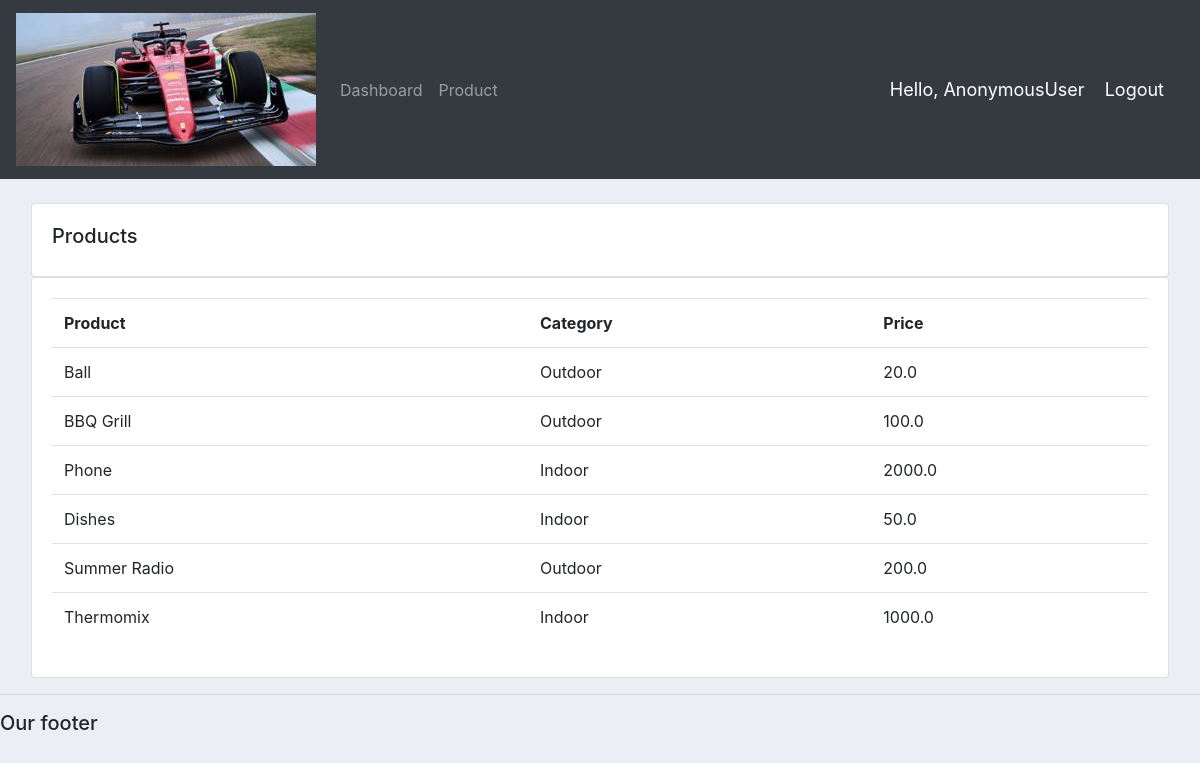
Screenshot of /products/ with the database file from the repository.
### accounts/models.py (models this page shows, shortened)
class Product(models.Model):
    CATEGORY = (
        ('Indoor', 'Indoor'),
        ('Outdoor', 'Outdoor'),
    )
    name = models.CharField(max_length=200, null=True)
    price = models.FloatField(null=True)
    category = models.CharField(max_length=200, null=True, choices=CATEGORY)
    description = models.CharField(max_length=200, null=True)
    tags = models.ManyToManyField(Tag)
    date_created = models.DateTimeField(auto_now_add=True, null=True)

### accounts/views.py (the view)
# urls.py: path('products/', views.products, name="crm-product"),
def products(request):
    products = Product.objects.all()
    return render(request, 'accounts/products.html', {'products': products})

### accounts/templates/accounts/products.html
{% extends 'accounts/main.html' %}
{% block content %}
    <br>
    <div class="row ml-3 mr-3">
        <div class="col-md">
            <div class="card card-body">
                <h5> Products </h5>
            </div>
            <div class="card card-body">
                <table class="table">
                    <tr>
                        <th> Product </th>
                        <th> Category </th>
                        <th> Price </th>
                    </tr>
                    {% for product in products %}
                    <tr>
                        <td> {{product.name}} </td>
                        <td> {{product.category}} </td>
                        <td> {{product.price}} </td>
                    </tr>
                    {% endfor %}
                </table>
            </div>
        </div>
    </div>
{% endblock %}

### static/css/main.css (style rules this page uses)
body { background-color: #ebeff5; }

### rows the page displays
Product: name "Ball", category "Outdoor", price "20.0"
Product: name "BBQ Grill", category "Outdoor", price "100.0"
Product: name "Phone", category "Indoor", price "2000.0"
Product: name "Dishes", category "Indoor", price "50.0"
Product: name "Summer Radio", category "Outdoor", price "200.0"
Product: name "Thermomix", category "Indoor", price "1000.0"

### other values shown
{{ request.user }} "AnonymousUser"
